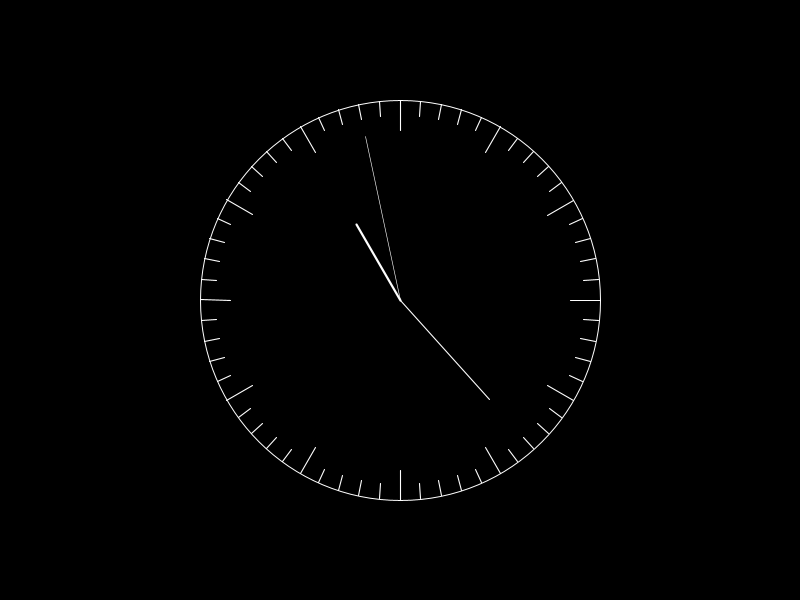
Frame 1 (no input)
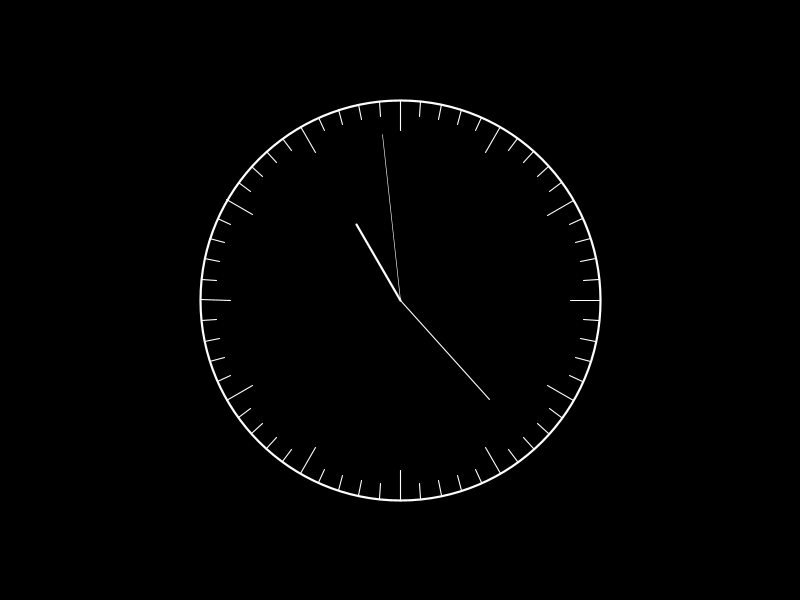
Frame 60 (the mouse pressed at the canvas centre just before this capture)
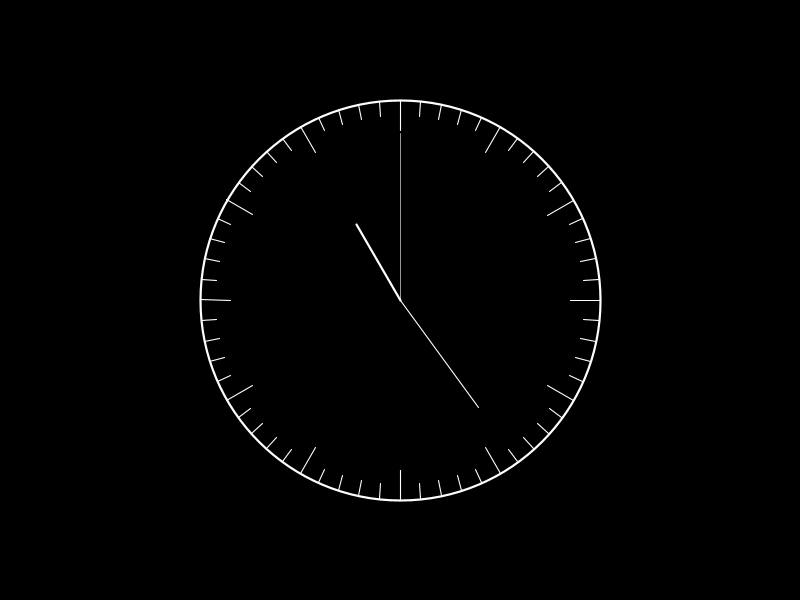
Frame 120 (the mouse held since frame 60 and released just before this capture)

The Processing sketch that drew these frames (run headless with seeded random() and noise(); from frame 60 on, the mouse is pressed at the canvas centre):

// Processing sketch: A7_1RelogioFinal
// ── A7_1RelogioFinal.pde
//hello World Watch
//the most basic watch function

//variáveis das dimensões base da elipse
float centroX, centroY;
float raio;
float pXi, pYi, pXf, pYf;
float nMin = 60;
float nHours = 12;
float posHour;
float angle;
float tamEsc;
float anglePoint; //
float pX, pY;

//opcional Caracteristicas Gráficas Base

float strokeSec = 0.6;
float strokeMin = 1.1;
float strokeHour = 2.2;


void setup() {
  size(800, 600);

  centroX = width/2;
  centroY = height/2;
  raio = height/3;

  stroke(255);
  noFill();
}


void draw() {
  background(0);
  ellipse(centroX, centroY, raio*2, raio*2);
  strokeWeight(strokeMin);
  for (int i = 0; i<nMin; i++) {
    if (i == 0 || i%5 == 0) {
      tamEsc = 20;
    } else {
      tamEsc = 40;
    }
    angle = (TWO_PI/nMin)*i;
    pXi = centroX + (raio-height/tamEsc) * cos(angle);
    pYi = centroY + (raio-height/tamEsc)* sin(angle);
    pXf = centroX + raio * cos(angle);
    pYf = centroY + raio * sin(angle);
    line(pXi, pYi, pXf, pYf);
  }
  
  strokeWeight(strokeSec);
  //ponteiro dos Segundos
  anglePoint = second()*(TWO_PI/nMin)-PI/2;
  pX = centroX + raio/1.2 * cos(anglePoint);
  pY = centroY + raio/1.2 * sin(anglePoint);
  line(centroX, centroY, pX, pY);
  
  strokeWeight(strokeMin);
  //ponteiro dos minutos
  anglePoint = minute()*(TWO_PI/nMin)-PI/2;
  pX = centroX + raio/1.5 * cos(anglePoint);
  pY = centroY + raio/1.5 * sin(anglePoint);
  line(centroX, centroY, pX, pY);
  
  
  strokeWeight(strokeHour);
  //ponteiro das horas
  if (hour() <12) {
    posHour = map(hour(), 0, 12, 0, 60); 
    anglePoint = posHour*(TWO_PI/nMin)-PI/2;
    pX = centroX + raio/2.3 * cos(anglePoint);
    pY = centroY + raio/2.3 * sin(anglePoint);
    line(centroX, centroY, pX, pY);
  }
  if (hour() >=12) {
    posHour = (map(hour()-12, 0, 12, 0, 60)); 
    anglePoint = posHour*(TWO_PI/nMin)-PI/2;
    pX = centroX + raio/2.3 * cos(anglePoint);
    pY = centroY + raio/2.3 * sin(anglePoint);
    line(centroX, centroY, pX, pY);
  }
}
